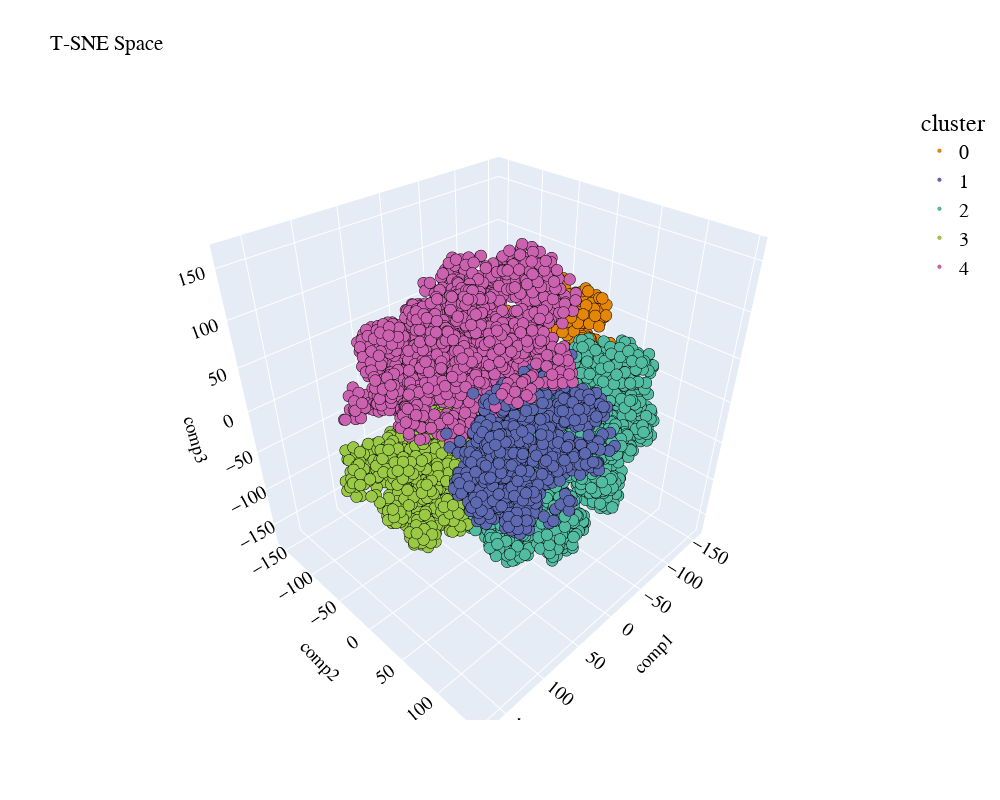

Notebook source saved alongside this figure:
### Code cell
# 3D plot of t-SNE

df_tsne_3d = TSNE(
                  n_components=3, 
                  learning_rate=500, 
                  init='random', 
                  perplexity=200, 
                  n_iter = 5000).fit_transform(sampling_data)

df_tsne_3d = pd.DataFrame(df_tsne_3d, columns=["comp1", "comp2",'comp3'])
df_tsne_3d["cluster"] = sampling_clusters
plot_pca_3d(df_tsne_3d, title = "T-SNE Space", opacity=1, width_line = 0.1)

### Figure 1 — Plotly figure (JSON) as saved in the notebook; plotly's stock layout.template omitted (floating-point values rounded to 4 significant figures; data arrays with more than 128 entries replaced by an {"elided": "..."} marker saying what was removed)
{"data": [{"hovertemplate": "cluster=0<br>comp1=%{x}<br>comp2=%{y}<br>comp3=%{z}<extra></extra>", "legendgroup": "0", "marker": {"color": "rgb(229, 134, 6)", "line": {"color": "black", "width": 0.1}, "opacity": 1, "size": 4, "symbol": "circle"}, "mode": "markers", "name": "0", "scene": "scene", "showlegend": true, "type": "scatter3d", "x": {"elided": "2717 float values"}, "y": {"elided": "2717 float values"}, "z": {"elided": "2717 float values"}}, {"hovertemplate": "cluster=1<br>comp1=%{x}<br>comp2=%{y}<br>comp3=%{z}<extra></extra>", "legendgroup": "1", "marker": {"color": "rgb(93, 105, 177)", "line": {"color": "black", "width": 0.1}, "opacity": 1, "size": 4, "symbol": "circle"}, "mode": "markers", "name": "1", "scene": "scene", "showlegend": true, "type": "scatter3d", "x": {"elided": "2071 float values"}, "y": {"elided": "2071 float values"}, "z": {"elided": "2071 float values"}}, {"hovertemplate": "cluster=2<br>comp1=%{x}<br>comp2=%{y}<br>comp3=%{z}<extra></extra>", "legendgroup": "2", "marker": {"color": "rgb(82, 188, 163)", "line": {"color": "black", "width": 0.1}, "opacity": 1, "size": 4, "symbol": "circle"}, "mode": "markers", "name": "2", "scene": "scene", "showlegend": true, "type": "scatter3d", "x": {"elided": "4251 float values"}, "y": {"elided": "4251 float values"}, "z": {"elided": "4251 float values"}}, {"hovertemplate": "cluster=3<br>comp1=%{x}<br>comp2=%{y}<br>comp3=%{z}<extra></extra>", "legendgroup": "3", "marker": {"color": "rgb(153, 201, 69)", "line": {"color": "black", "width": 0.1}, "opacity": 1, "size": 4, "symbol": "circle"}, "mode": "markers", "name": "3", "scene": "scene", "showlegend": true, "type": "scatter3d", "x": {"elided": "4455 float values"}, "y": {"elided": "4455 float values"}, "z": {"elided": "4455 float values"}}, {"hovertemplate": "cluster=4<br>comp1=%{x}<br>comp2=%{y}<br>comp3=%{z}<extra></extra>", "legendgroup": "4", "marker": {"color": "rgb(204, 97, 176)", "line": {"color": "black", "width": 0.1}, "opacity": 1, "size": 4, "symbol": "circle"}, "mode": "markers", "name": "4", "scene": "scene", "showlegend": true, "type": "scatter3d", "x": {"elided": "5910 float values"}, "y": {"elided": "5910 float values"}, "z": {"elided": "5910 float values"}}], "layout": {"autosize": false, "font": {"color": "black", "family": "Gilroy", "size": 15}, "height": 800, "legend": {"font": {"size": 20}, "title": {"font": {"family": "Times New Roman"}, "text": "cluster"}, "tracegroupgap": 0}, "scene": {"domain": {"x": [0, 1], "y": [0, 1]}, "xaxis": {"title": {"font": {"color": "black"}, "text": "comp1"}}, "yaxis": {"title": {"font": {"color": "black"}, "text": "comp2"}}, "zaxis": {"title": {"font": {"color": "black"}, "text": "comp3"}}}, "showlegend": true, "title": {"text": "T-SNE Space"}, "width": 1000}}
